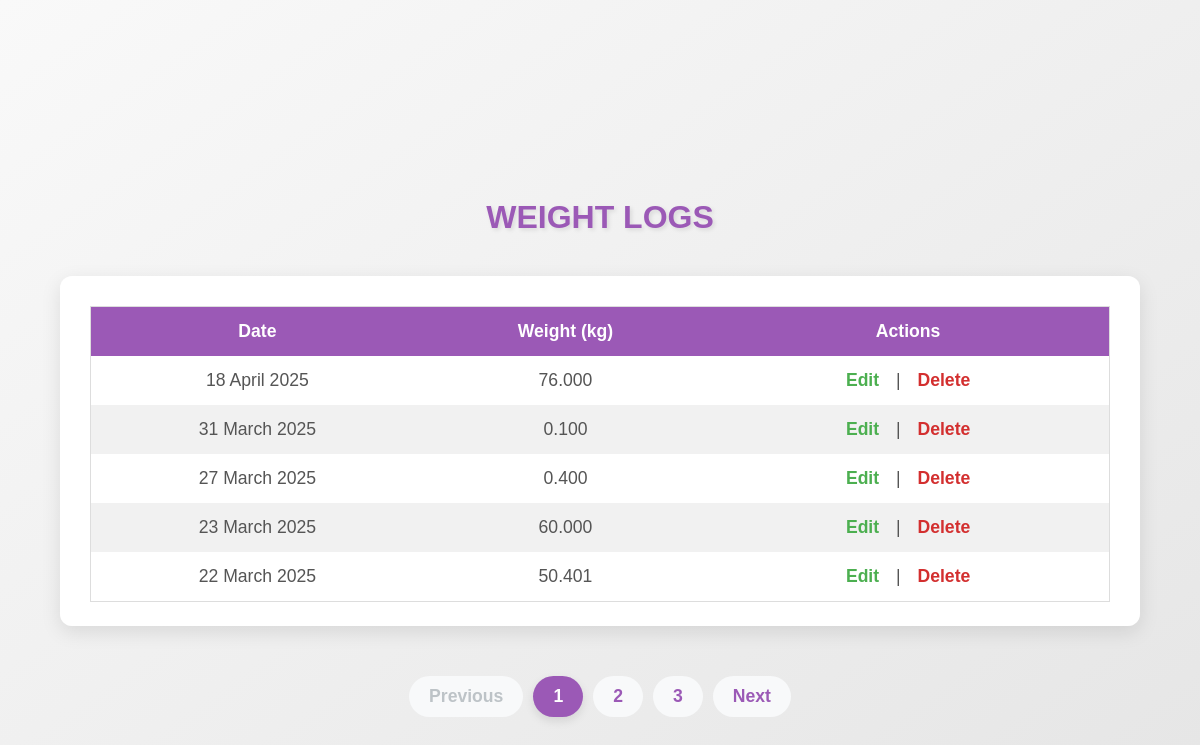
The page /view_weights on the database as committed earlier.
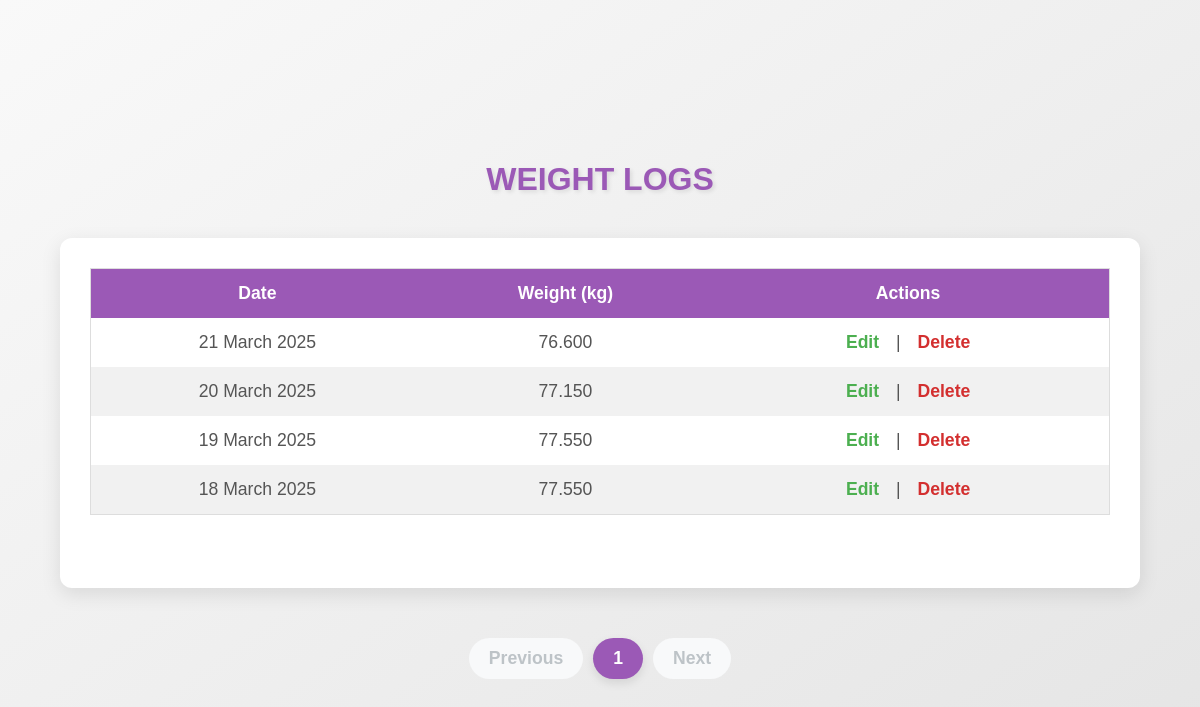
The same page on the database as committed later.
### app.py (models this page shows, shortened)
class WeightLog(db.Model):
    id = db.Column(db.Integer, primary_key=True)
    date = db.Column(db.Date, nullable=False, default=datetime.utcnow)
    weight = db.Column(Numeric(10, 3), nullable=False)

### app.py (the view)
@app.route('/view_weights', methods=['GET'])
def view_weights():
    page = request.args.get('page', 1, type=int)  # Get current page from query parameters, default to 1
    per_page = 5  # Number of logs to show per page
    weight_logs = WeightLog.query.order_by(WeightLog.date.desc()).paginate(page=page, per_page=per_page)
    return render_template('view_weights.html', weight_logs=weight_logs)

### templates/view_weights.html (shortened to what this page needs)
<!DOCTYPE html>
<html lang="en">
<head>
    <link rel="stylesheet" href="{{ url_for('static', filename='style.css') }}">
</head>
<body>
    <div>
        <h1>Weight Logs</h1>
        <div class="card">
            <table>
                <thead>
                    <tr>
                        <th>Date</th>
                        <th>Weight (kg)</th>
                        <th>Actions</th>
                    </tr>
                </thead>
                <tbody>
                    {% for log in weight_logs.items %}
                    <tr>
                        <td>{{ log.date.strftime("%d %B %Y") }}</td>
                        <td>{{ log.weight }}</td>
                        <td>
                            <a href="{{ url_for('edit_weight', id=log.id) }}">Edit</a> |
                            <a id="delete" href="{{ url_for('delete_weight', id=log.id) }}" onclick="return confirm('Are you sure you want to delete this entry?')">Delete</a>
                        </td>
                    </tr>
                    {% endfor %}
                </tbody>
            </table>
        </div>
        <div class="pagination">
            {% if weight_logs.has_prev %}
                <a href="{{ url_for('view_weights', page=weight_logs.prev_num) }}" class="page-link">Previous</a>
            {% else %}
                <span class="page-link" style="cursor: not-allowed; color: #bdc3c7;">Previous</span>
            {% endif %}
            {% for page_num in weight_logs.iter_pages() %}
                {% if page_num %}
                    <a href="{{ url_for('view_weights', page=page_num) }}" class="page-link {% if page_num == weight_logs.page %}active{% endif %}">
                        {{ page_num }}
                    </a>
                {% endif %}
            {% endfor %}
            {% if weight_logs.has_next %}
                <a href="{{ url_for('view_weights', page=weight_logs.next_num) }}" class="page-link">Next</a>
            {% else %}
                <span class="page-link" style="cursor: not-allowed; color: #bdc3c7;">Next</span>
            {% endif %}
        </div>
    </div>
</body>
</html>

### static/style.css (style rules this page uses)
body { font-family: Arial, sans-serif; margin: 20px; }
h1 { text-align: center; }
table { width: 100%; border-collapse: collapse; }
table, th, td { border: 1px solid black; padding: 8px; text-align: left; }
th { background-color: #f4f4f4; }

### templates/view_weights.html (style rules this page uses)
* { margin: 0; padding: 0; box-sizing: border-box; }
body { font-family: 'Arial', sans-serif; background: linear-gradient(145deg, #f9f9f9, #e4e4e4); color: #333; padding: 40px; min-height: 100vh; display: flex; flex-direction: column; justify-content: center; }
h1 { text-align: center; font-size: 2em; color: #9b59b6; margin-bottom: 40px; text-transform: uppercase; text-shadow: 2px 2px 4px rgba(0, 0, 0, 0.1); }
.card { margin-bottom: 50px; background-color: #ffffff; border-radius: 12px; box-shadow: 0 6px 20px rgba(0, 0, 0, 0.1); padding: 30px; height: 350px; overflow-y: auto; transition: transform 0.3s ease, box-shadow 0.3s ease; width: 100%; box-sizing: border-box; }
table { width: 100%; border-collapse: collapse; margin-bottom: 30px; font-size: 1.1em; border: 1px solid #ddd; box-sizing: border-box; }
th, td { padding: 14px 16px; text-align: center; border: none; }
th { background-color: #9b59b6; color: white; font-weight: 600; text-align: center; }
td { font-size: 1em; color: #555; white-space: nowrap; overflow: hidden; text-overflow: ellipsis; }
tr:nth-child(even) { background-color: #f1f1f1; }
td a { text-decoration: none; font-weight: bold; padding: 6px 12px; color: #4caf50; transition: background-color 0.3s ease, color 0.3s ease; }
td a#delete { color: #d32f2f; }
.pagination { display: flex; justify-content: center; margin-top: 30px; clear: both; width: 100%; box-sizing: border-box; }
.page-link { font-size: 1.1rem; padding: 10px 20px; margin: 0 5px; border-radius: 30px; color: #9b59b6; background-color: #f8f9fa; text-decoration: none; font-weight: 600; transition: background-color 0.3s ease, color 0.3s ease; display: flex; align-items: center; justify-content: center; white-space: nowrap; }
.page-link.active { background-color: #9b59b6; color: white; font-weight: bold; box-shadow: 0 4px 10px rgba(0, 0, 0, 0.1); }

Rows that differ between the two databases and show on the page:
removed WeightLog: date "18 April 2025", weight "76.000"
removed WeightLog: date "31 March 2025", weight "0.100"
removed WeightLog: date "27 March 2025", weight "0.400"
removed WeightLog: date "23 March 2025", weight "60.000"
removed WeightLog: date "22 March 2025", weight "50.401"
now on this page (row edited): WeightLog: date "21 March 2025", weight "76.600"
added WeightLog: date "20 March 2025", weight "77.150"
now on this page (row edited): WeightLog: date "19 March 2025", weight "77.550"
now on this page (row edited): WeightLog: date "18 March 2025", weight "77.550"
Other text that changed with them:
list line gone: "2"
list line gone: "3"
